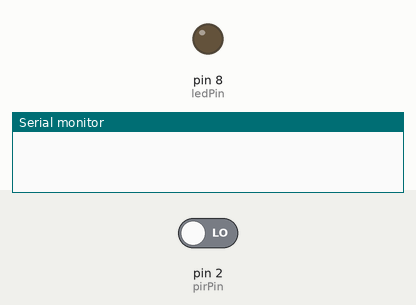
This sketch was run on a simulated Arduino Uno, built with avr-gcc and run on an emulated ATmega328P. On the bench: output pins drawn as LEDs (lit = HIGH), the last lines printed to the serial monitor. The test bench sets the inputs (shaded band); at power-on: pin 2 (pirPin) LOW.

Above: at 1.2 s.
1.3 s: pin 2 (pirPin) driven HIGH
At 2.1 s:
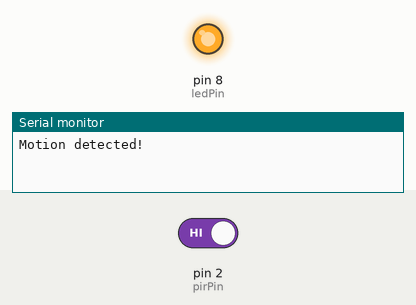
2.8 s: pin 2 (pirPin) driven LOW
At 3.6 s:
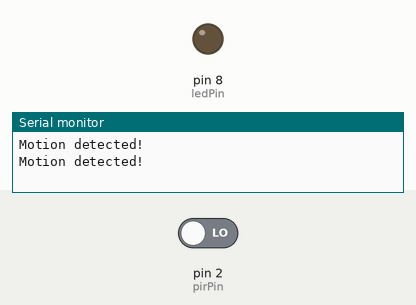
Timing chart, 0 to 5.8 s (numbered marks = the images above; inputs shaded):
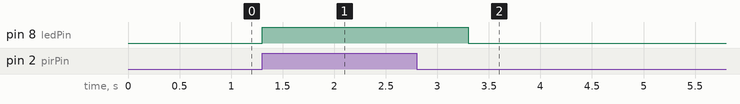

Measured:
- after the input at 1.3 s, pin 8 (ledPin): LOW → HIGH at once
- after the input at 2.8 s, pin 8 (ledPin): HIGH → LOW after 0.50 s

The sketch:

PIR_sensor_controlling_a_LED_with_arduino.ino
```cpp
int pirPin = 2;  // Digital pin connected to the PIR sensor
int ledPin = 8; // Digital pin connected to the LED (optional)

void setup() {
  pinMode(pirPin, INPUT);
  pinMode(ledPin, OUTPUT);
  Serial.begin(9600);
}

void loop() {
  int pirState = digitalRead(pirPin);

  if (pirState == HIGH) {
    digitalWrite(ledPin, HIGH);  // Turn on the LED (optional)
    Serial.println("Motion detected!");
    delay(1000);  // Optional delay to avoid repeated detection
  } else {
    digitalWrite(ledPin, LOW);   // Turn off the LED (optional)
  }
}
```
